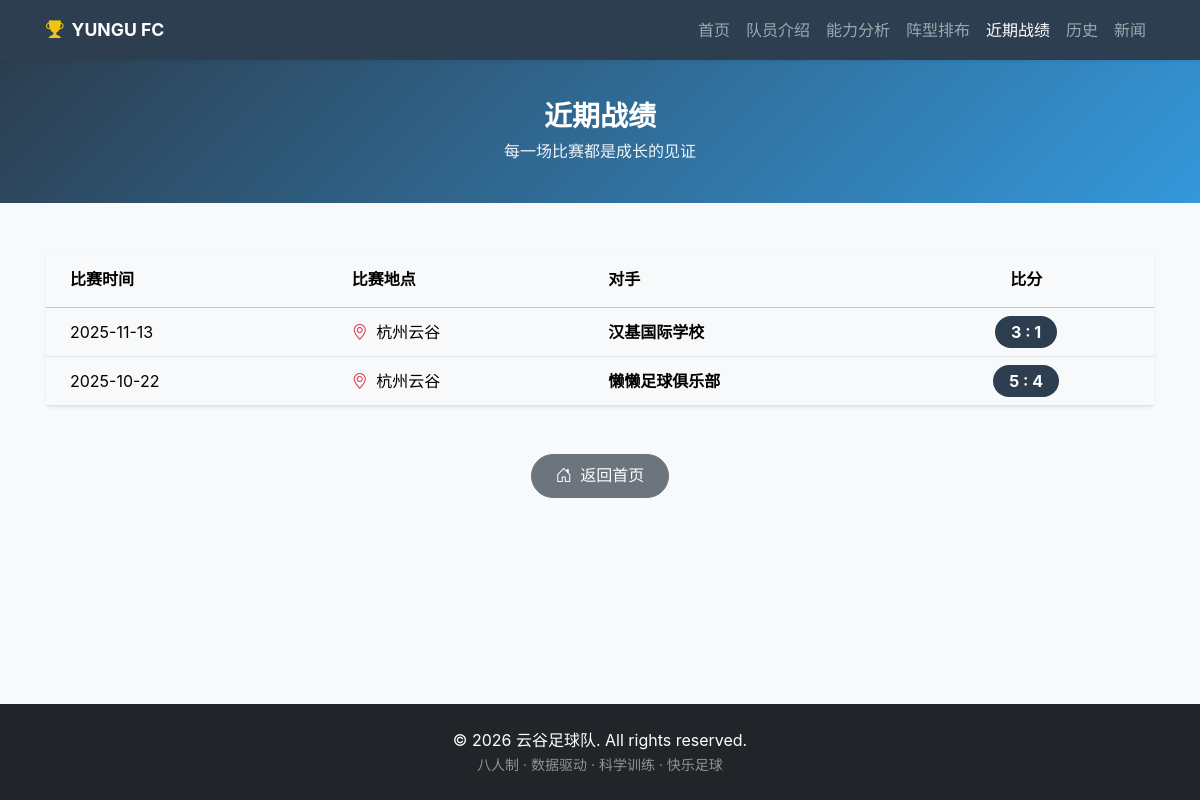
The app's page /results with its own data.
### tables this page shows
CREATE TABLE results (
    id INTEGER PRIMARY KEY AUTOINCREMENT,
    match_date TEXT NOT NULL,
    location TEXT NOT NULL,
    opponent TEXT NOT NULL,
    our_score INTEGER NOT NULL,       -- 我们球队得分
    opponent_score INTEGER NOT NULL   -- 对手得分
);

### app.py (the view)
@app.route('/results')
def results():
    conn = get_db_connection()
    results_data = conn.execute('SELECT * FROM results ORDER BY match_date DESC').fetchall()
    conn.close()
    return render_template('results.html', results=results_data)

### app.py (called while the page is built)
def get_db_connection():
    conn = sqlite3.connect('football-schoolteam.db')
    conn.row_factory = sqlite3.Row
    return conn

### templates/results.html (shortened to what this page needs)
{% extends 'base.html' %}
{% block content %}
<div class="page-header">
    <div class="container">
        <h1>近期战绩</h1>
        <p>每一场比赛都是成长的见证</p>
    </div>
</div>
<div class="container py-4">
    <div class="card shadow-sm">
        <div class="card-body p-0">
            <div class="table-responsive">
                <table class="table table-hover align-middle mb-0 table-mobile-cards">
                    <thead class="table-light">
                        <tr>
                            <th class="py-3 ps-4">比赛时间</th>
                            <th class="py-3">比赛地点</th>
                            <th class="py-3">对手</th>
                            <th class="py-3 pe-4 text-center">比分</th>
                        </tr>
                    </thead>
                    <tbody>
                        {% for result in results %}
                        <tr>
                            <td class="ps-4" data-label="比赛时间">{{ result['match_date'] }}</td>
                            <td data-label="比赛地点"><i class="bi bi-geo-alt text-danger me-1"></i> {{ result['location'] }}</td>
                            <td class="fw-bold" data-label="对手">{{ result['opponent'] }}</td>
                            <td class="pe-4 text-center" data-label="比分">
                                <span class="badge rounded-pill bg-primary fs-6 px-3 py-2">
                                    {{ result['our_score'] }} : {{ result['opponent_score'] }}
                                </span>
                            </td>
                        </tr>
                        {% endfor %}
                    </tbody>
                </table>
            </div>
        </div>
    </div>
    <div class="text-center mt-5">
        <a href="{{ url_for('home') }}" class="btn btn-secondary rounded-pill px-4">
            <i class="bi bi-house-door me-1"></i> 返回首页
        </a>
    </div>
</div>
{% endblock %}

### static/css/style.css (style rules this page uses)
:root { --bs-primary: #2c3e50; --bs-primary-rgb: 44, 62, 80; --bs-primary-dark: #1a252f; --bs-primary-light: #34495e; --bs-warning: #f1c40f; --bs-warning-rgb: 241, 196, 15; --bs-warning-dark: #e6b800; --bs-body-bg: #f8f9fa; --bs-body-font-family: 'Noto Sans SC', -apple-system, BlinkMacSystemFont, "Segoe UI", Roboto, "Helvetica Neue", Arial, sans-serif; --spacer: 1rem; --card-radius: 0.5rem; --btn-radius: 0.375rem; --safe-area-top: env(safe-area-inset-top, 0); --safe-area-bottom: env(safe-area-inset-bottom, 0); }
.bg-primary { background-color: var(--bs-primary) !important; }
html { font-size: 16px; -webkit-text-size-adjust: 100%; }
body { min-height: 100vh; min-height: calc(100vh - var(--safe-area-bottom)); display: flex; flex-direction: column; font-family: var(--bs-body-font-family); }
.card { border: none; border-radius: var(--card-radius); box-shadow: 0 1px 3px rgba(0, 0, 0, 0.08); transition: transform 0.2s ease, box-shadow 0.2s ease; }
.page-header { background: linear-gradient(135deg, var(--bs-primary) 0%, #3498db 100%); color: white; padding: 2.5rem 0; margin-bottom: 1.5rem; text-align: center; }
.page-header h1 { font-weight: 700; font-size: 1.75rem; margin-bottom: 0.35rem; }
.page-header p { opacity: 0.92; font-size: 1rem; margin-bottom: 0; }
.table-responsive { overflow-x: auto; -webkit-overflow-scrolling: touch; }
.table thead th { font-weight: 600; white-space: nowrap; }
.container { padding-left: max(1rem, env(safe-area-inset-left)); padding-right: max(1rem, env(safe-area-inset-right)); }
.container.py-4 { padding-top: 1.25rem; padding-bottom: 2rem; }
.btn { min-height: 44px; padding: 0.5rem 1rem; }

### records on screen
results: match_date "2025-11-13", location "杭州云谷", opponent "汉基国际学校", our_score "3", opponent_score "1"
results: match_date "2025-10-22", location "杭州云谷", opponent "懒懒足球俱乐部", our_score "5", opponent_score "4"
